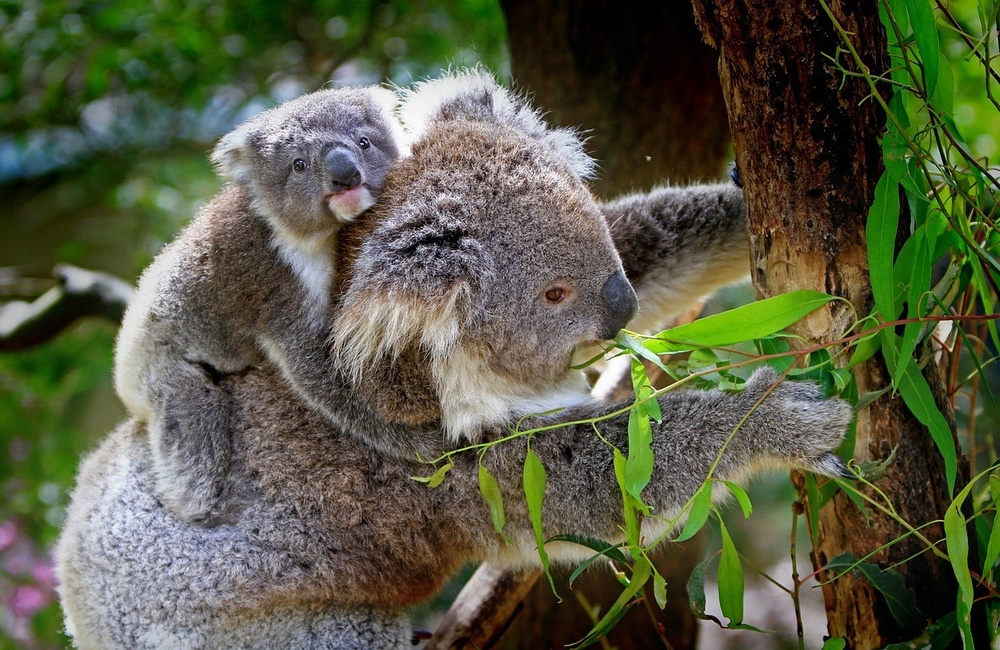
#> input picture m4_pil/lesson1/photo.jpg, 1000 x 650 px, shrunk from 1280 x 832 before the run
$ python test2.py
#> lines starting #> are read from the running program, lines starting #| are printed output that depends on the picture
from PIL import Image
from PIL import ImageFilter
from PIL import ImageEnhance

with Image.open('photo.jpg') as pic_original:
#> pic_original is the input picture: PIL image 1000x650 RGB; mean R, G, B 87.5, 90.9, 67.3
    pic_original.show()

    # [7 lines of commented-out code are left out]

    pic_blured = pic_original.filter(ImageFilter.BLUR)
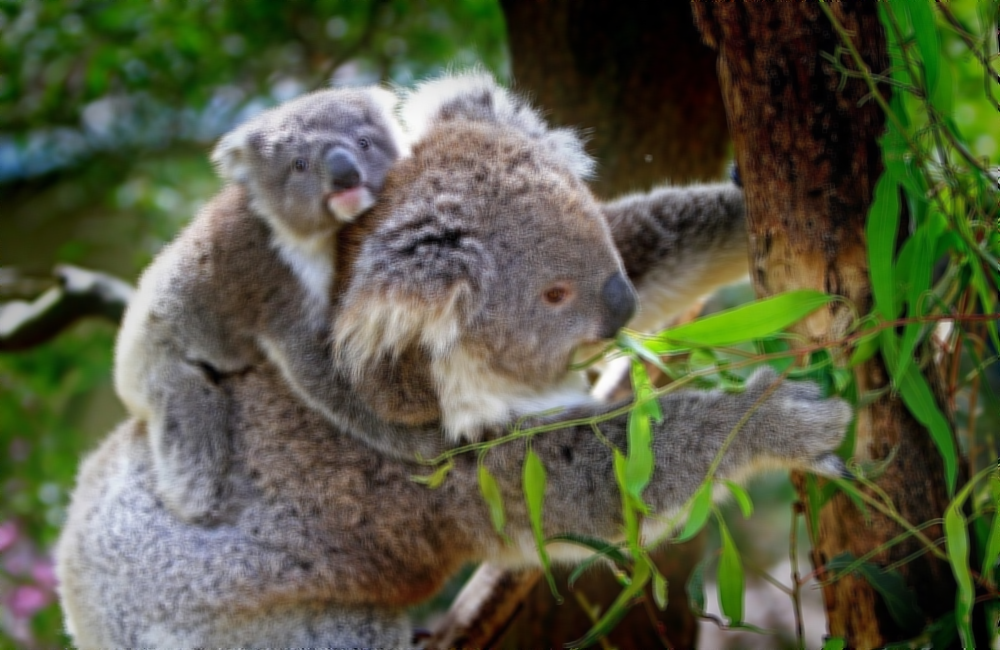
#> pic_blured: PIL image 1000x650 RGB; mean R, G, B 87.5, 91, 67.3
    pic_blured.save('blured.jpg')
    pic_blured.show()

    # зеркальное отображение
    pic_mir = pic_original.transpose(Image.FLIP_LEFT_RIGHT)
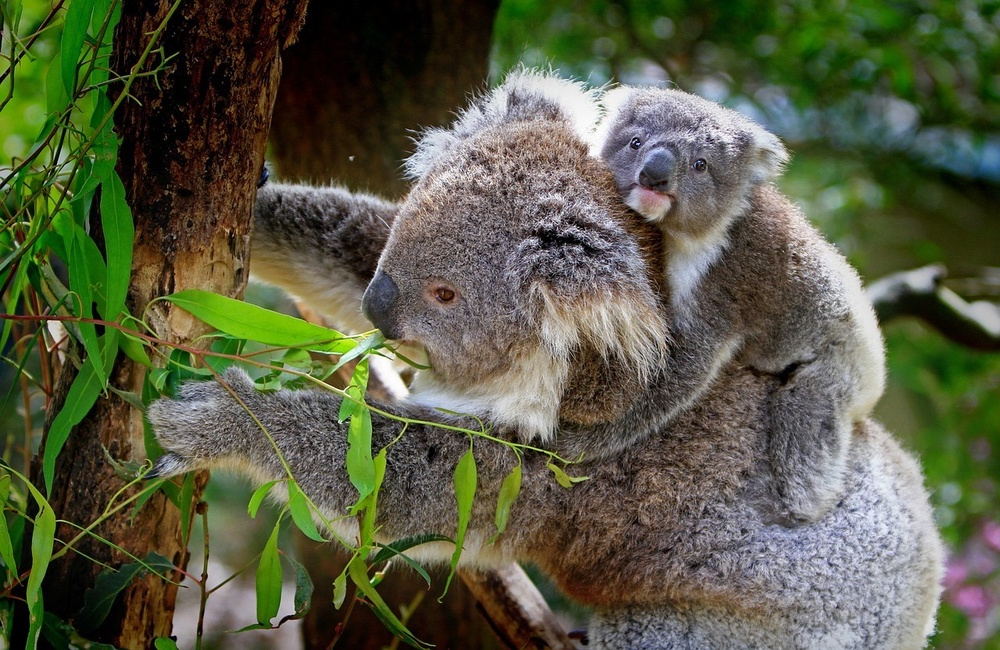
#> pic_mir: PIL image 1000x650 RGB; mean R, G, B 87.5, 90.9, 67.3
    # save
    # show

    pic_contrast = ImageEnhance.Contrast(pic_original)
    pic_contrast = pic_contrast.enhance(1.5)
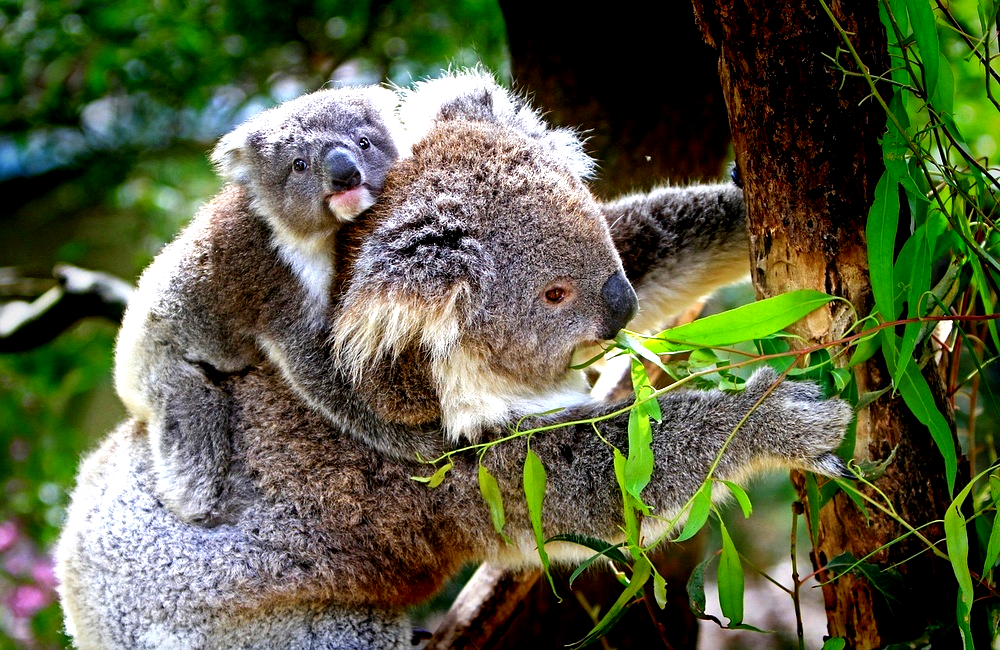
#> pic_contrast: PIL image 1000x650 RGB; mean R, G, B 89.8, 95.5, 67.2
    pic_contrast.save('cont.jpg')
    pic_contrast.show()

$ run again, with m4_pil/lesson1/girl2.jpg copied over m4_pil/lesson1/photo.jpg
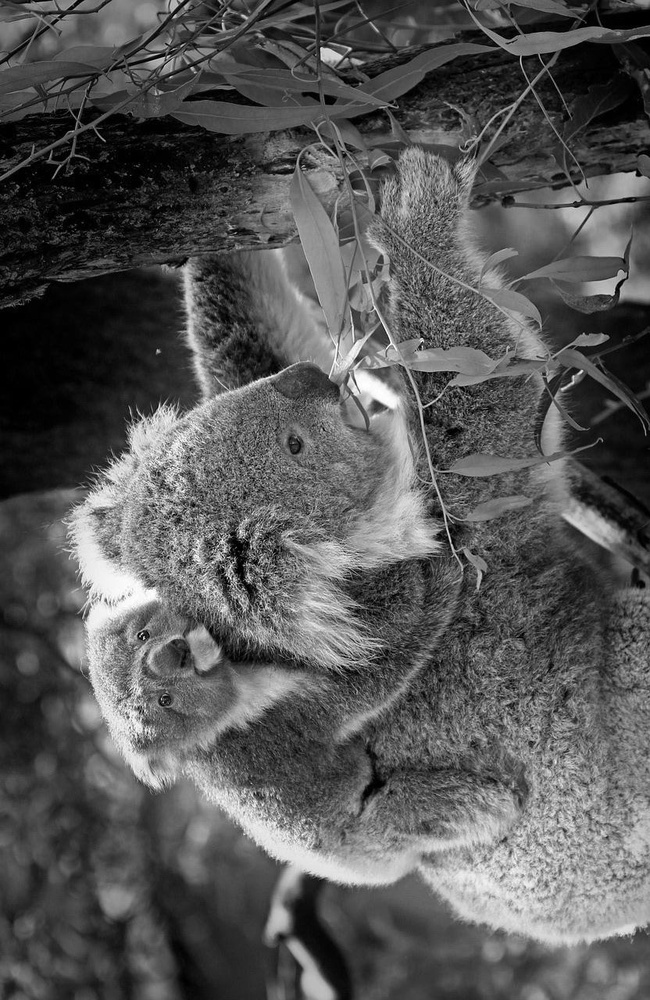
#> input picture m4_pil/lesson1/girl2.jpg, 650 x 1000 px, shrunk from 832 x 1280 before the run
#> pic_original is the input picture: PIL image 650x1000 L; min 0, max 255, mean 87.2
#> `pic_mir = pic_original.transpose(Image.FLIP_LEFT_RIGHT)`:
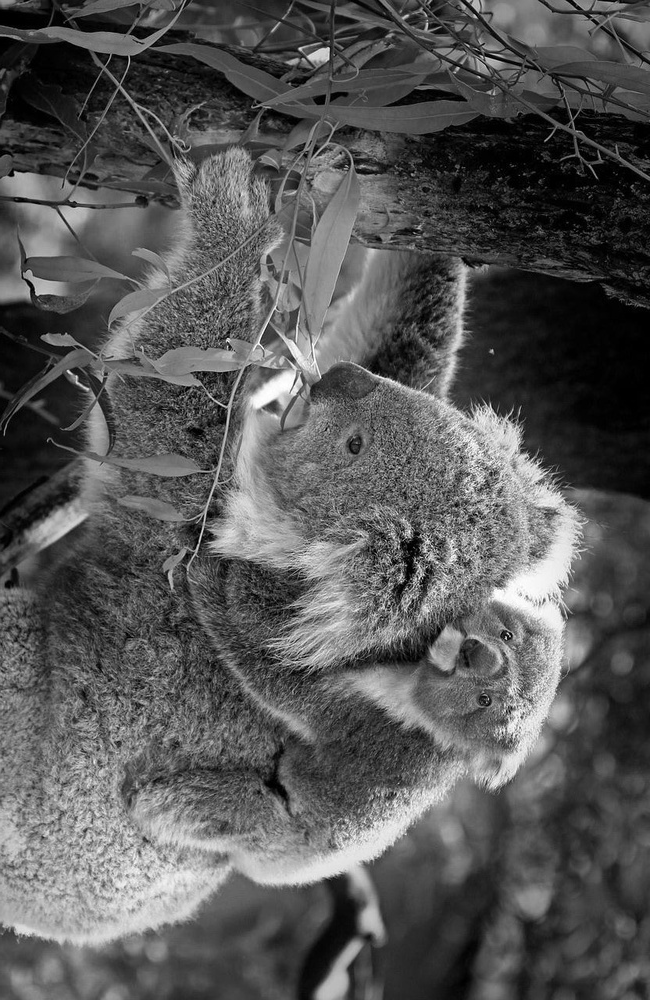
#> pic_mir: PIL image 650x1000 L; min 0, max 255, mean 87.2
#> `pic_contrast = pic_contrast.enhance(1.5)`:
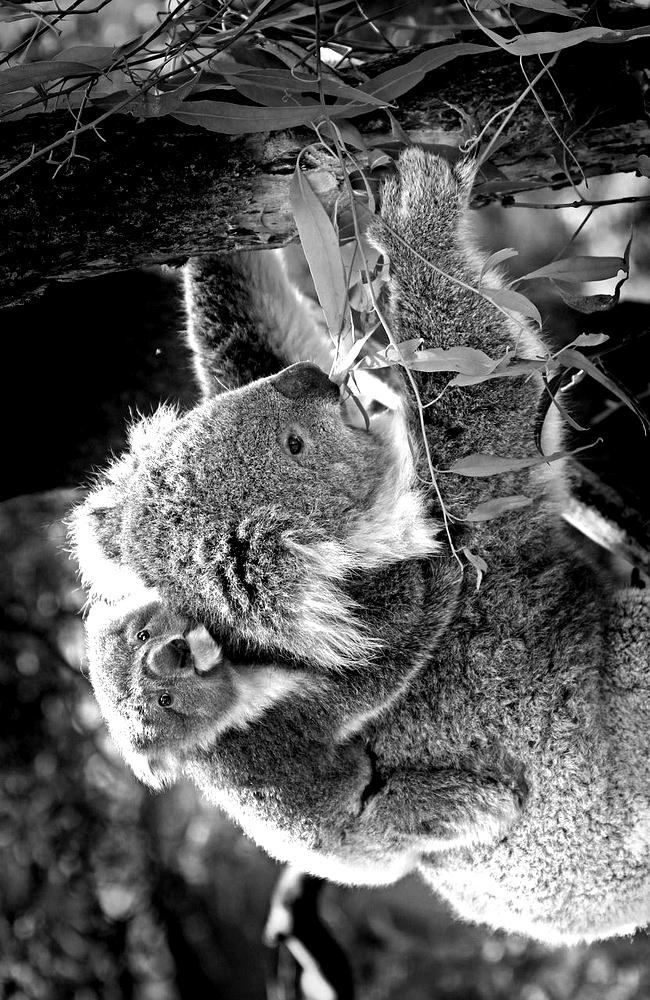
#> pic_contrast: PIL image 650x1000 L; min 0, max 255, mean 89.6
